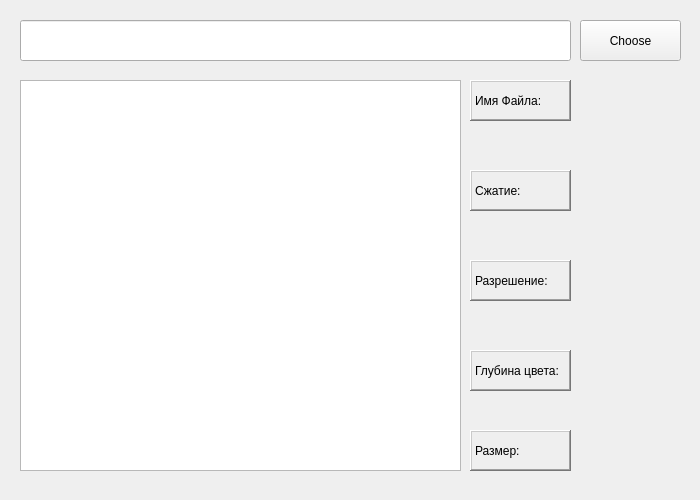
<?xml version="1.0" encoding="UTF-8"?>
<ui version="4.0">
 <class>Widget</class>
 <widget class="QWidget" name="Widget">
  <property name="geometry">
   <rect>
    <x>0</x>
    <y>0</y>
    <width>700</width>
    <height>500</height>
   </rect>
  </property>
  <property name="windowTitle">
   <string>Widget</string>
  </property>
  <widget class="QListView" name="listView">
   <property name="geometry">
    <rect>
     <x>20</x>
     <y>80</y>
     <width>441</width>
     <height>391</height>
    </rect>
   </property>
  </widget>
  <widget class="QLabel" name="Label_1">
   <property name="geometry">
    <rect>
     <x>470</x>
     <y>80</y>
     <width>101</width>
     <height>41</height>
    </rect>
   </property>
   <property name="frameShape">
    <enum>QFrame::WinPanel</enum>
   </property>
   <property name="frameShadow">
    <enum>QFrame::Raised</enum>
   </property>
   <property name="text">
    <string>Имя Файла:</string>
   </property>
  </widget>
  <widget class="QLabel" name="Label_5">
   <property name="geometry">
    <rect>
     <x>470</x>
     <y>430</y>
     <width>101</width>
     <height>41</height>
    </rect>
   </property>
   <property name="frameShape">
    <enum>QFrame::WinPanel</enum>
   </property>
   <property name="frameShadow">
    <enum>QFrame::Raised</enum>
   </property>
   <property name="text">
    <string>Размер:</string>
   </property>
  </widget>
  <widget class="QLabel" name="Label_3">
   <property name="geometry">
    <rect>
     <x>470</x>
     <y>260</y>
     <width>101</width>
     <height>41</height>
    </rect>
   </property>
   <property name="frameShape">
    <enum>QFrame::WinPanel</enum>
   </property>
   <property name="frameShadow">
    <enum>QFrame::Raised</enum>
   </property>
   <property name="text">
    <string>Разрешение: </string>
   </property>
  </widget>
  <widget class="QLabel" name="Label_4">
   <property name="geometry">
    <rect>
     <x>470</x>
     <y>350</y>
     <width>101</width>
     <height>41</height>
    </rect>
   </property>
   <property name="frameShape">
    <enum>QFrame::WinPanel</enum>
   </property>
   <property name="frameShadow">
    <enum>QFrame::Raised</enum>
   </property>
   <property name="text">
    <string>Глубина цвета:</string>
   </property>
  </widget>
  <widget class="QLabel" name="Label_2">
   <property name="geometry">
    <rect>
     <x>470</x>
     <y>170</y>
     <width>101</width>
     <height>41</height>
    </rect>
   </property>
   <property name="frameShape">
    <enum>QFrame::WinPanel</enum>
   </property>
   <property name="frameShadow">
    <enum>QFrame::Raised</enum>
   </property>
   <property name="text">
    <string>Сжатие:</string>
   </property>
  </widget>
  <widget class="QLabel" name="FileName">
   <property name="geometry">
    <rect>
     <x>600</x>
     <y>90</y>
     <width>141</width>
     <height>21</height>
    </rect>
   </property>
   <property name="text">
    <string/>
   </property>
  </widget>
  <widget class="QLineEdit" name="lineEdit">
   <property name="geometry">
    <rect>
     <x>20</x>
     <y>20</y>
     <width>551</width>
     <height>41</height>
    </rect>
   </property>
  </widget>
  <widget class="QLabel" name="Contraction">
   <property name="geometry">
    <rect>
     <x>600</x>
     <y>170</y>
     <width>181</width>
     <height>31</height>
    </rect>
   </property>
   <property name="text">
    <string/>
   </property>
  </widget>
  <widget class="QLabel" name="Resolution">
   <property name="geometry">
    <rect>
     <x>600</x>
     <y>260</y>
     <width>181</width>
     <height>31</height>
    </rect>
   </property>
   <property name="text">
    <string/>
   </property>
  </widget>
  <widget class="QLabel" name="Color_depth">
   <property name="geometry">
    <rect>
     <x>600</x>
     <y>350</y>
     <width>181</width>
     <height>31</height>
    </rect>
   </property>
   <property name="text">
    <string/>
   </property>
  </widget>
  <widget class="QLabel" name="Size">
   <property name="geometry">
    <rect>
     <x>600</x>
     <y>430</y>
     <width>181</width>
     <height>31</height>
    </rect>
   </property>
   <property name="text">
    <string/>
   </property>
  </widget>
  <widget class="QPushButton" name="multiChoice">
   <property name="geometry">
    <rect>
     <x>580</x>
     <y>20</y>
     <width>101</width>
     <height>41</height>
    </rect>
   </property>
   <property name="text">
    <string>Choose</string>
   </property>
  </widget>
 </widget>
 <resources/>
 <connections/>
</ui>
